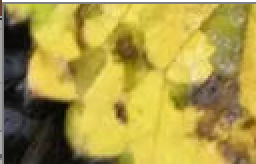
#> input picture 图像处理/tupian/clean.png, 128 x 82 px, found by its file name (shown 2 times larger)
$ python HSV.py
#> lines starting #> are read from the running program, lines starting #| are printed output that depends on the picture

import cv2
import numpy as np
from matplotlib import pyplot as plt

img_file = 'F:\\pythoncode\\lianxi\\tupian\\clean.png'     #读取图片
img = cv2.imread(img_file)
#> img is the input picture: shape (82, 128, 3); mean B, G, R 70.6, 153.7, 171.2
img_hsv = cv2.cvtColor(img, cv2.COLOR_BGR2HSV)
#> img_hsv: shape (82, 128, 3); mean H, S, V 26.3, 140.4, 171.5

img_h = img_hsv[..., 0]
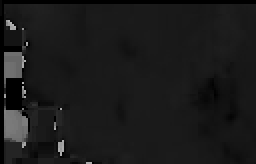
#> img_h: shape (82, 128) (shown 2 times larger); min 0, max 177, mean 26.3
img_s = img_hsv[..., 1]
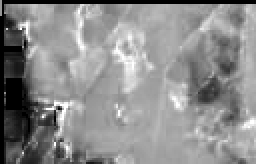
#> img_s: shape (82, 128) (shown 2 times larger); min 0, max 255, mean 140.4
img_v = img_hsv[..., 2]
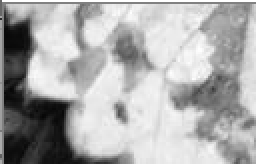
#> img_v: shape (82, 128) (shown 2 times larger); min 6, max 255, mean 171.5
'''
def calcAndDrawHist(image, color):
    hist = cv2.calcHist([image], [0], None, [256], [0.0, 255.0])
    minVal, maxVal, minLoc, maxLoc = cv2.minMaxLoc(hist)
    histImg = np.zeros([256, 256, 3], np.uint8)
    hpt = int(0.9 * 256);

    for h in range(256):
        intensity = int(hist[h] * hpt / maxVal)
        cv2.line(histImg, (h, 256), (h, 256 - intensity), color)
    return histImg

histImgH = calcAndDrawHist(img_h, [255, 0, 0])
histImgS = calcAndDrawHist(img_s, [0, 255, 0])
histImgV = calcAndDrawHist(img_v, [0, 0, 255])

cv2.imshow("histImgH", histImgH)
cv2.imshow("histImgS", histImgS)
cv2.imshow("histImgV", histImgV)
cv2.imshow("Img", img)
cv2.waitKey(0)
cv2.destroyAllWindows()
'''
fig = plt.gcf()                      # 分通道显示图片
fig.set_size_inches(10, 15)

plt.subplot(221)
plt.imshow(img_hsv)
plt.axis('off')
plt.title('HSV')

plt.subplot(222)
plt.imshow(img_h, cmap='gray')
plt.axis('off')
plt.title('H')

plt.subplot(223)
plt.imshow(img_s, cmap='gray')
plt.axis('off')
plt.title('S')

plt.subplot(224)
plt.imshow(img_v, cmap='gray')
plt.axis('off')
plt.title('V')

plt.show()
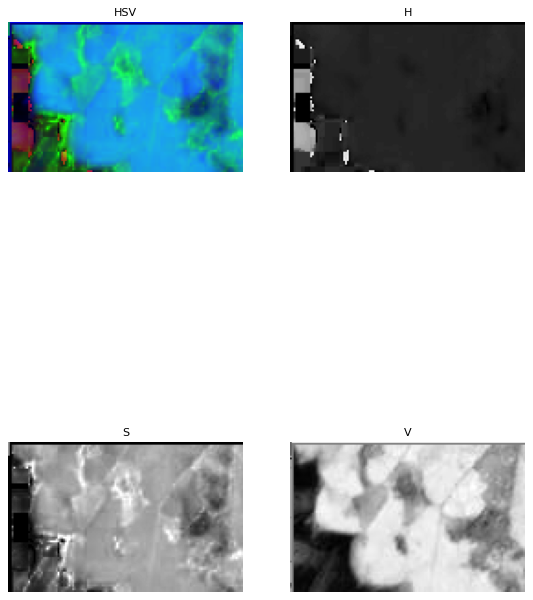
#> figure drawn by matplotlib, 4 panels

$ run again, with 图像处理/tupian/1.jpg saved as 图像处理/tupian/clean.png
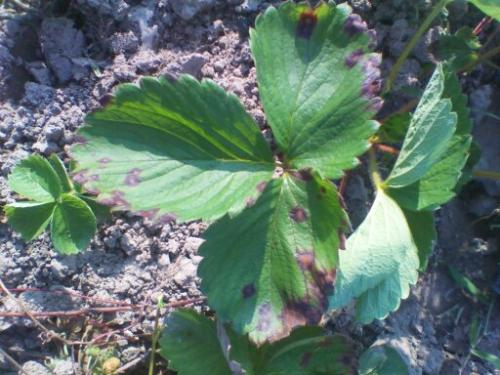
#> input picture 图像处理/tupian/1.jpg, 500 x 375 px, found by its file name
#> img is the input picture: shape (375, 500, 3); mean B, G, R 107.6, 117.9, 95.9
#> img_hsv: shape (375, 500, 3); mean H, S, V 88.6, 76.3, 126
#> `img_v = img_hsv[..., 2]`:
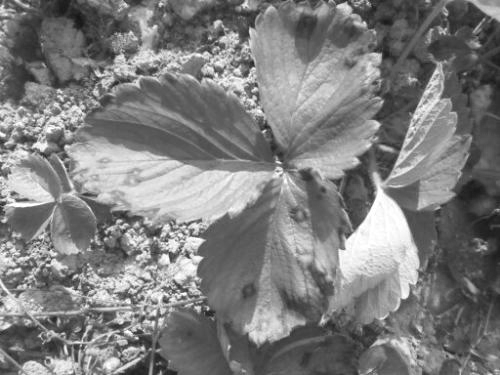
#> img_v: shape (375, 500); min 21, max 255, mean 126
#> `plt.show()`:
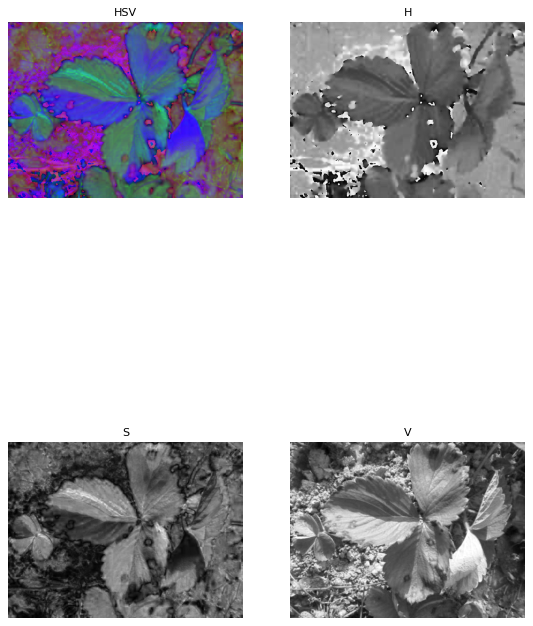
#> figure drawn by matplotlib, 4 panels
